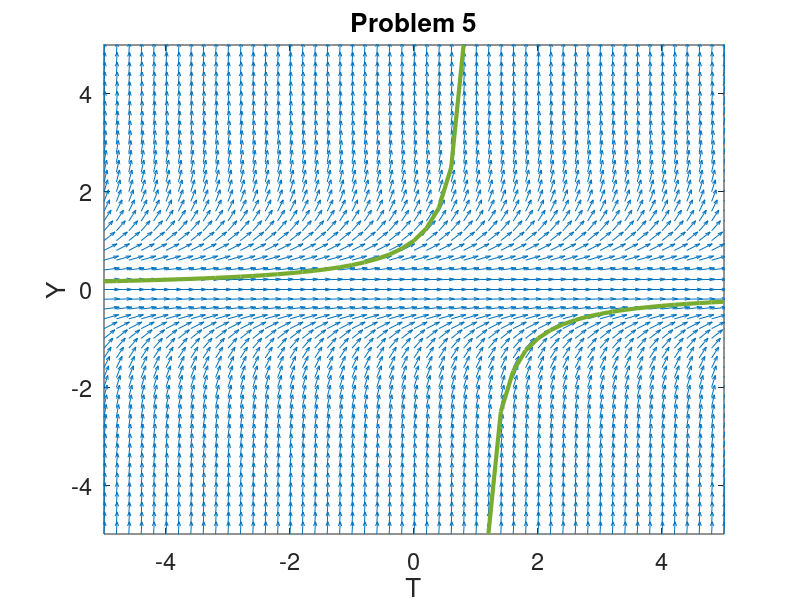

Here is the MATLAB script that generated this plot:
clear;

%set up the space
yvec = -5: .2 : 5; 
tvec = -5: .2 : 5;
[t,y] = meshgrid(tvec,yvec);

%set up function
delt = ones(size(t));
dely = y.^2;

%This is a comment
fact = sqrt(delt.^2+dely.^2);
delt = delt./fact;
dely = dely./fact;
quiver(t,y,delt,dely);

%print out the plot map
hold on;
t = -5: .2: 5;
y = -1./(-1.+t);
plot(t,y,'LineWidth',3);

%set up graph ++fancy
set(gca,'FontSize',17);
axis([-5,5,-5,5])
xlabel('T');
ylabel('Y');
title('Problem 5')